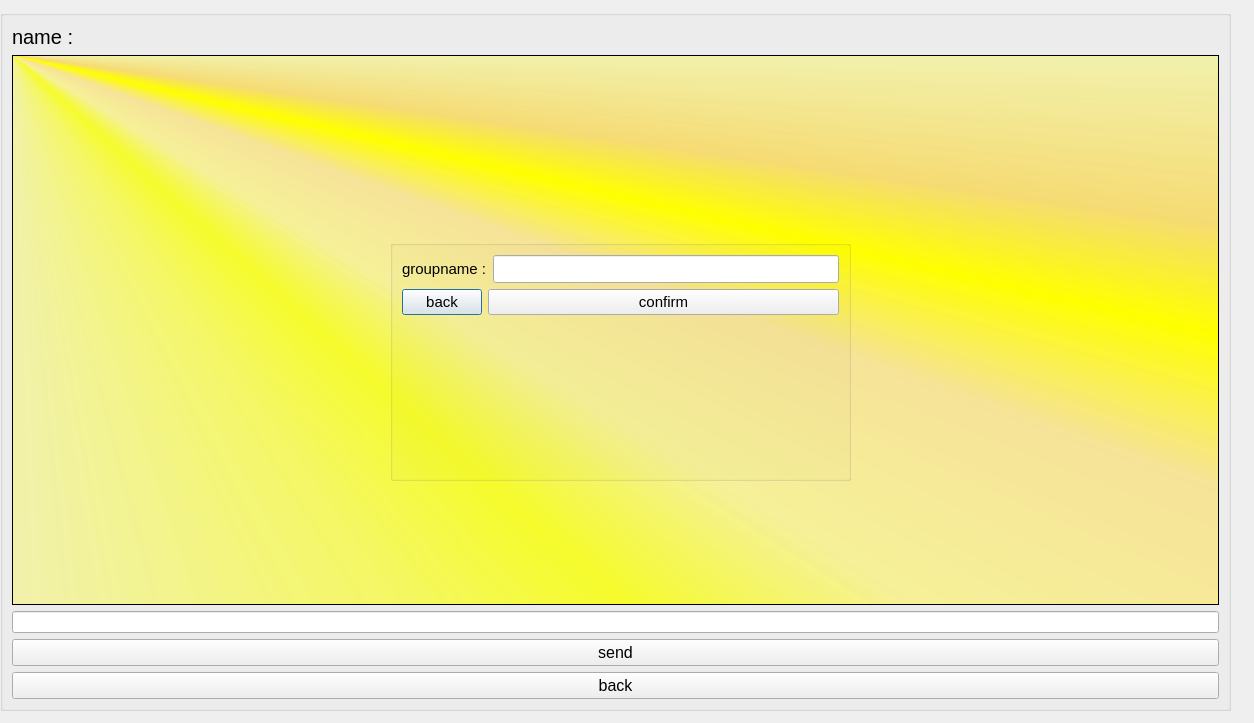
<?xml version="1.0" encoding="UTF-8"?>
<ui version="4.0">
 <class>sendmessagegroup_Dialog</class>
 <widget class="QDialog" name="sendmessagegroup_Dialog">
  <property name="geometry">
   <rect>
    <x>0</x>
    <y>0</y>
    <width>1254</width>
    <height>723</height>
   </rect>
  </property>
  <property name="windowTitle">
   <string>Dialog</string>
  </property>
  <property name="styleSheet">
   <string notr="true">background-color: qlineargradient(spread:pad, x1:0.019, y1:0.017, x2:1, y2:1, stop:0 rgba(85, 65, 4, 255), stop:0.16 rgba(119, 93, 19, 255), stop:0.225 rgba(148, 125, 37, 255), stop:0.285 rgba(180, 160, 65, 255), stop:0.342723 rgba(195, 183, 96, 255), stop:0.408028 rgba(218, 212, 118, 255), stop:0.52 rgba(224, 205, 93, 255), stop:0.57 rgba(199, 164, 46, 255), stop:0.635 rgba(168, 142, 42, 255), stop:0.695 rgba(180, 155, 61, 255), stop:0.75 rgba(207, 191, 82, 255), stop:0.815 rgba(208, 187, 73, 255), stop:0.88 rgba(187, 156, 51, 255), stop:0.935 rgba(76, 60, 14, 255), stop:1 rgba(35, 40, 3, 255));
color: rgb(0, 0, 0);</string>
  </property>
  <widget class="QGroupBox" name="groupname_groupBox">
   <property name="geometry">
    <rect>
     <x>390</x>
     <y>240</y>
     <width>461</width>
     <height>241</height>
    </rect>
   </property>
   <property name="styleSheet">
    <string notr="true"/>
   </property>
   <property name="title">
    <string/>
   </property>
   <layout class="QFormLayout" name="formLayout">
    <item row="0" column="0" colspan="2">
     <layout class="QHBoxLayout" name="horizontalLayout">
      <item>
       <widget class="QLabel" name="label">
        <property name="font">
         <font>
          <pointsize>11</pointsize>
         </font>
        </property>
        <property name="text">
         <string>groupname :</string>
        </property>
       </widget>
      </item>
      <item>
       <widget class="QLineEdit" name="groupname_lineEdit">
        <property name="font">
         <font>
          <pointsize>13</pointsize>
         </font>
        </property>
        <property name="styleSheet">
         <string notr="true"/>
        </property>
        <property name="text">
         <string/>
        </property>
        <property name="placeholderText">
         <string/>
        </property>
       </widget>
      </item>
     </layout>
    </item>
    <item row="1" column="0">
     <widget class="QPushButton" name="back_pushButton">
      <property name="font">
       <font>
        <pointsize>11</pointsize>
       </font>
      </property>
      <property name="text">
       <string>back</string>
      </property>
     </widget>
    </item>
    <item row="1" column="1">
     <widget class="QPushButton" name="confirm_pushButton">
      <property name="font">
       <font>
        <pointsize>11</pointsize>
       </font>
      </property>
      <property name="text">
       <string>confirm</string>
      </property>
     </widget>
    </item>
   </layout>
  </widget>
  <widget class="QGroupBox" name="chat_groupBox">
   <property name="geometry">
    <rect>
     <x>0</x>
     <y>10</y>
     <width>1231</width>
     <height>701</height>
    </rect>
   </property>
   <property name="styleSheet">
    <string notr="true"/>
   </property>
   <property name="title">
    <string/>
   </property>
   <layout class="QGridLayout" name="gridLayout">
    <item row="2" column="0">
     <widget class="QLineEdit" name="send_lineEdit">
      <property name="text">
       <string/>
      </property>
     </widget>
    </item>
    <item row="0" column="0">
     <layout class="QHBoxLayout" name="horizontalLayout_2">
      <item>
       <widget class="QLabel" name="label_2">
        <property name="font">
         <font>
          <pointsize>15</pointsize>
         </font>
        </property>
        <property name="text">
         <string>name :</string>
        </property>
       </widget>
      </item>
      <item>
       <widget class="QLabel" name="name_label">
        <property name="font">
         <font>
          <pointsize>14</pointsize>
         </font>
        </property>
        <property name="text">
         <string/>
        </property>
       </widget>
      </item>
     </layout>
    </item>
    <item row="3" column="0">
     <widget class="QPushButton" name="send_pushButton">
      <property name="font">
       <font>
        <pointsize>12</pointsize>
       </font>
      </property>
      <property name="text">
       <string>send</string>
      </property>
     </widget>
    </item>
    <item row="1" column="0">
     <widget class="QTextEdit" name="message_textEdit">
      <property name="styleSheet">
       <string notr="true">background-color: qconicalgradient(cx:0, cy:0, angle:135, stop:0 rgba(255, 255, 0, 69), stop:0.375 rgba(255, 255, 0, 69), stop:0.423533 rgba(251, 255, 0, 145), stop:0.45 rgba(247, 255, 0, 208), stop:0.477581 rgba(255, 244, 71, 130), stop:0.518717 rgba(255, 218, 71, 130), stop:0.55 rgba(255, 255, 0, 255), stop:0.57754 rgba(255, 203, 0, 130), stop:0.625 rgba(255, 255, 0, 69), stop:1 rgba(255, 255, 0, 69));
font: 11pt &quot;Segoe UI&quot;;
color: rgb(97, 49, 0);</string>
      </property>
     </widget>
    </item>
    <item row="4" column="0">
     <widget class="QPushButton" name="back_chat_pushButton">
      <property name="font">
       <font>
        <pointsize>12</pointsize>
       </font>
      </property>
      <property name="text">
       <string>back</string>
      </property>
     </widget>
    </item>
   </layout>
  </widget>
  <zorder>chat_groupBox</zorder>
  <zorder>groupname_groupBox</zorder>
 </widget>
 <resources/>
 <connections/>
</ui>
